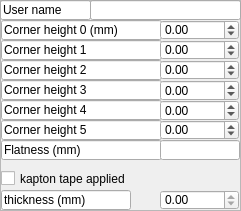
  <widget class="QFrame" name="frame_4">
   <property name="geometry">
    <rect>
     <x>305</x>
     <y>30</y>
     <width>241</width>
     <height>211</height>
    </rect>
   </property>
   <property name="frameShape">
    <enum>QFrame::StyledPanel</enum>
   </property>
   <property name="frameShadow">
    <enum>QFrame::Plain</enum>
   </property>
   <widget class="QDoubleSpinBox" name="dsbThickness">
    <property name="geometry">
     <rect>
      <x>160</x>
      <y>190</y>
      <width>79</width>
      <height>20</height>
     </rect>
    </property>
    <property name="readOnly">
     <bool>true</bool>
    </property>
    <property name="minimum">
     <double>-1.000000000000000</double>
    </property>
    <property name="maximum">
     <double>2147483647.000000000000000</double>
    </property>
    <property name="singleStep">
     <double>0.050000000000000</double>
    </property>
   </widget>
   <widget class="QLineEdit" name="lineEdit_5">
    <property name="geometry">
     <rect>
      <x>1</x>
      <y>140</y>
      <width>161</width>
      <height>20</height>
     </rect>
    </property>
    <property name="toolTip">
     <string>height difference between highest and lowers corners</string>
    </property>
    <property name="text">
     <string>Flatness (mm)</string>
    </property>
    <property name="readOnly">
     <bool>true</bool>
    </property>
   </widget>
   <widget class="QLineEdit" name="lineEdit_23">
    <property name="geometry">
     <rect>
      <x>1</x>
      <y>60</y>
      <width>161</width>
      <height>20</height>
     </rect>
    </property>
    <property name="toolTip">
     <string>height difference between highest and lowers corners</string>
    </property>
    <property name="text">
     <string>Corner height 2</string>
    </property>
    <property name="readOnly">
     <bool>true</bool>
    </property>
   </widget>
   <widget class="QLineEdit" name="lineEdit_24">
    <property name="geometry">
     <rect>
      <x>1</x>
      <y>100</y>
      <width>161</width>
      <height>20</height>
     </rect>
    </property>
    <property name="toolTip">
     <string>height difference between highest and lowers corners</string>
    </property>
    <property name="text">
     <string>Corner height 4</string>
    </property>
    <property name="readOnly">
     <bool>true</bool>
    </property>
   </widget>
   <widget class="QLineEdit" name="lineEdit_25">
    <property name="geometry">
     <rect>
      <x>1</x>
      <y>120</y>
      <width>161</width>
      <height>20</height>
     </rect>
    </property>
    <property name="toolTip">
     <string>height difference between highest and lowers corners</string>
    </property>
    <property name="text">
     <string>Corner height 5</string>
    </property>
    <property name="readOnly">
     <bool>true</bool>
    </property>
   </widget>
   <widget class="QDoubleSpinBox" name="dsbC2">
    <property name="enabled">
     <bool>true</bool>
    </property>
    <property name="geometry">
     <rect>
      <x>160</x>
      <y>60</y>
      <width>79</width>
      <height>20</height>
     </rect>
    </property>
    <property name="toolTip">
     <string>Corner 2</string>
    </property>
    <property name="decimals">
     <number>2</number>
    </property>
    <property name="minimum">
     <double>-8192.000000000000000</double>
    </property>
    <property name="maximum">
     <double>8191.000000000000000</double>
    </property>
    <property name="singleStep">
     <double>0.050000000000000</double>
    </property>
   </widget>
   <widget class="QLineEdit" name="lineEdit_20">
    <property name="geometry">
     <rect>
      <x>1</x>
      <y>20</y>
      <width>161</width>
      <height>20</height>
     </rect>
    </property>
    <property name="toolTip">
     <string>height difference between highest and lowers corners</string>
    </property>
    <property name="text">
     <string>Corner height 0 (mm)</string>
    </property>
    <property name="readOnly">
     <bool>true</bool>
    </property>
   </widget>
   <widget class="QLineEdit" name="lineEdit_21">
    <property name="geometry">
     <rect>
      <x>1</x>
      <y>40</y>
      <width>161</width>
      <height>20</height>
     </rect>
    </property>
    <property name="toolTip">
     <string>height difference between highest and lowers corners</string>
    </property>
    <property name="text">
     <string>Corner height 1</string>
    </property>
    <property name="readOnly">
     <bool>true</bool>
    </property>
   </widget>
   <widget class="QDoubleSpinBox" name="dsbC5">
    <property name="enabled">
     <bool>true</bool>
    </property>
    <property name="geometry">
     <rect>
      <x>160</x>
      <y>120</y>
      <width>79</width>
      <height>20</height>
     </rect>
    </property>
    <property name="toolTip">
     <string>Corner 5</string>
    </property>
    <property name="decimals">
     <number>2</number>
    </property>
    <property name="minimum">
     <double>-8192.000000000000000</double>
    </property>
    <property name="maximum">
     <double>8191.000000000000000</double>
    </property>
    <property name="singleStep">
     <double>0.050000000000000</double>
    </property>
   </widget>
   <widget class="QLineEdit" name="lineEdit_22">
    <property name="geometry">
     <rect>
      <x>1</x>
      <y>80</y>
      <width>161</width>
      <height>20</height>
     </rect>
    </property>
    <property name="toolTip">
     <string>height difference between highest and lowers corners</string>
    </property>
    <property name="text">
     <string>Corner height 3</string>
    </property>
    <property name="readOnly">
     <bool>true</bool>
    </property>
   </widget>
   <widget class="QDoubleSpinBox" name="dsbC1">
    <property name="enabled">
     <bool>true</bool>
    </property>
    <property name="geometry">
     <rect>
      <x>160</x>
      <y>40</y>
      <width>79</width>
      <height>20</height>
     </rect>
    </property>
    <property name="toolTip">
     <string>Corner 1</string>
    </property>
    <property name="decimals">
     <number>2</number>
    </property>
    <property name="minimum">
     <double>-8192.000000000000000</double>
    </property>
    <property name="maximum">
     <double>8191.000000000000000</double>
    </property>
    <property name="singleStep">
     <double>0.050000000000000</double>
    </property>
   </widget>
   <widget class="QDoubleSpinBox" name="dsbC0">
    <property name="enabled">
     <bool>true</bool>
    </property>
    <property name="geometry">
     <rect>
      <x>160</x>
      <y>20</y>
      <width>79</width>
      <height>20</height>
     </rect>
    </property>
    <property name="toolTip">
     <string>Corner 0 (the corner with the oblong hole)</string>
    </property>
    <property name="decimals">
     <number>2</number>
    </property>
    <property name="minimum">
     <double>-8192.000000000000000</double>
    </property>
    <property name="maximum">
     <double>8191.000000000000000</double>
    </property>
    <property name="singleStep">
     <double>0.050000000000000</double>
    </property>
   </widget>
   <widget class="QDoubleSpinBox" name="dsbC3">
    <property name="enabled">
     <bool>true</bool>
    </property>
    <property name="geometry">
     <rect>
      <x>160</x>
      <y>80</y>
      <width>79</width>
      <height>21</height>
     </rect>
    </property>
    <property name="toolTip">
     <string>Corner 3</string>
    </property>
    <property name="decimals">
     <number>2</number>
    </property>
    <property name="minimum">
     <double>-8192.000000000000000</double>
    </property>
    <property name="maximum">
     <double>8191.000000000000000</double>
    </property>
    <property name="singleStep">
     <double>0.050000000000000</double>
    </property>
   </widget>
   <widget class="QLineEdit" name="lineEdit_26">
    <property name="geometry">
     <rect>
      <x>1</x>
      <y>190</y>
      <width>130</width>
      <height>20</height>
     </rect>
    </property>
    <property name="toolTip">
     <string>height difference between highest and lowers corners</string>
    </property>
    <property name="text">
     <string>thickness (mm)</string>
    </property>
    <property name="readOnly">
     <bool>true</bool>
    </property>
   </widget>
   <widget class="QDoubleSpinBox" name="dsbC4">
    <property name="enabled">
     <bool>true</bool>
    </property>
    <property name="geometry">
     <rect>
      <x>160</x>
      <y>100</y>
      <width>79</width>
      <height>21</height>
     </rect>
    </property>
    <property name="toolTip">
     <string>Corner 4</string>
    </property>
    <property name="decimals">
     <number>2</number>
    </property>
    <property name="minimum">
     <double>-8192.000000000000000</double>
    </property>
    <property name="maximum">
     <double>8191.000000000000000</double>
    </property>
    <property name="singleStep">
     <double>0.050000000000000</double>
    </property>
   </widget>
   <widget class="QCheckBox" name="ckKaptonTapeApplied">
    <property name="geometry">
     <rect>
      <x>1</x>
      <y>170</y>
      <width>161</width>
      <height>17</height>
     </rect>
    </property>
    <property name="text">
     <string>kapton tape applied</string>
    </property>
   </widget>
   <widget class="QLineEdit" name="leFlatness">
    <property name="geometry">
     <rect>
      <x>160</x>
      <y>140</y>
      <width>80</width>
      <height>20</height>
     </rect>
    </property>
    <property name="readOnly">
     <bool>true</bool>
    </property>
   </widget>
   <widget class="QLineEdit" name="lineEdit_38">
    <property name="geometry">
     <rect>
      <x>0</x>
      <y>0</y>
      <width>91</width>
      <height>20</height>
     </rect>
    </property>
    <property name="toolTip">
     <string>height difference between highest and lowers corners</string>
    </property>
    <property name="text">
     <string>User name</string>
    </property>
    <property name="readOnly">
     <bool>true</bool>
    </property>
   </widget>
   <widget class="QLineEdit" name="leInsertUser">
    <property name="geometry">
     <rect>
      <x>90</x>
      <y>0</y>
      <width>151</width>
      <height>20</height>
     </rect>
    </property>
    <property name="text">
     <string/>
    </property>
    <property name="readOnly">
     <bool>true</bool>
    </property>
   </widget>
  </widget>
